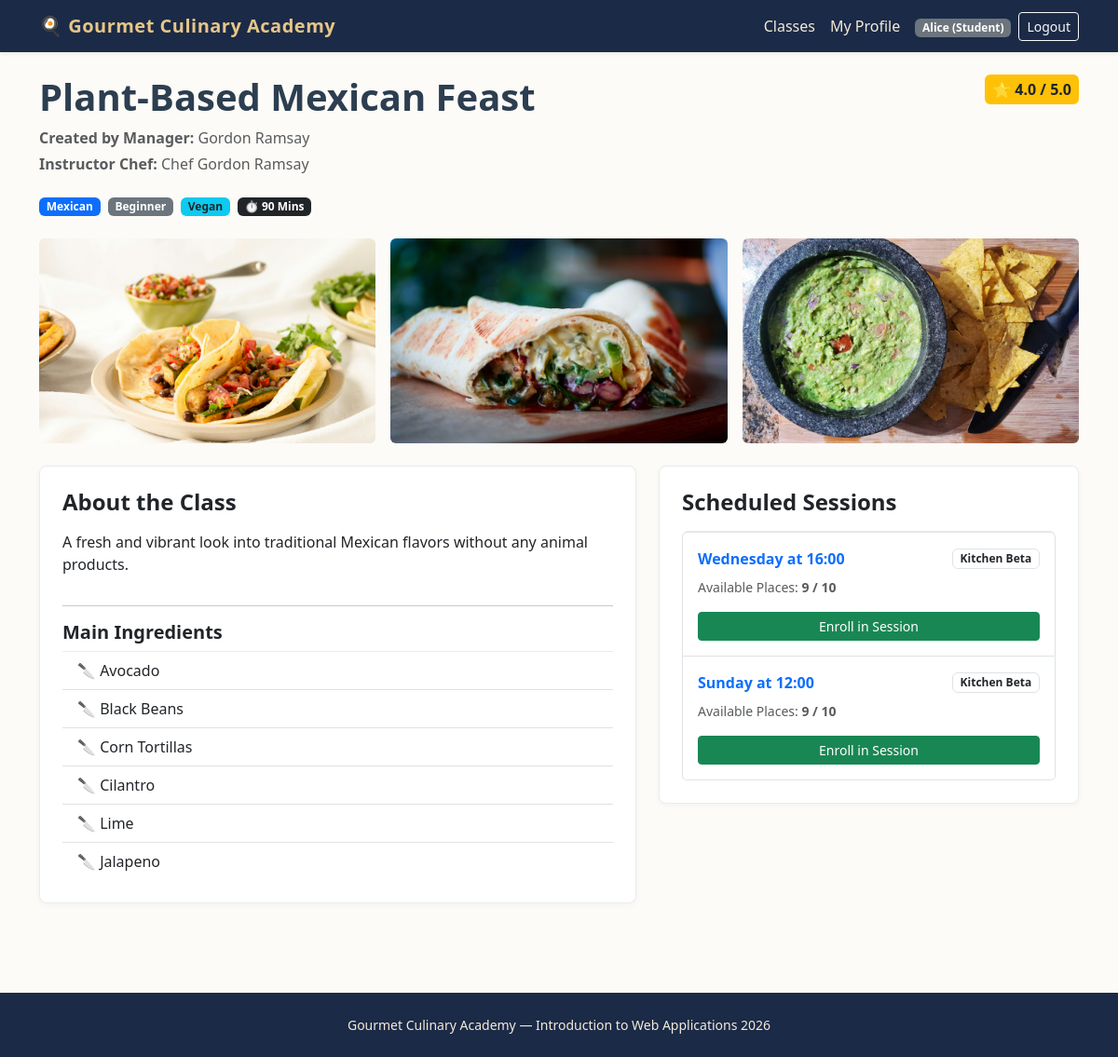
Page /class/3 (signed in) on the committed database.
### tables this page shows
CREATE TABLE users (
    id INTEGER PRIMARY KEY AUTOINCREMENT,
    email TEXT UNIQUE NOT NULL,
    first_name TEXT NOT NULL,
    last_name TEXT NOT NULL,
    password TEXT NOT NULL,
    role TEXT NOT NULL CHECK(role IN ('Manager', 'Student'))
);

CREATE TABLE cooking_classes (
    id INTEGER PRIMARY KEY AUTOINCREMENT,
    manager_id INTEGER NOT NULL,
    title TEXT NOT NULL UNIQUE,
    cuisine TEXT NOT NULL,
    difficulty TEXT NOT NULL CHECK(difficulty IN ('Beginner', 'Intermediate', 'Advanced')),
    duration INTEGER NOT NULL,
    dietary_category TEXT NOT NULL CHECK(dietary_category IN ('Standard', 'Vegetarian', 'Vegan', 'Gluten-free')),
    chef_name TEXT NOT NULL,
    ingredients TEXT NOT NULL, -- Virgülle ayrılmış en az 4 malzeme
    description TEXT NOT NULL,
    photo_1 TEXT NOT NULL,
    photo_2 TEXT NOT NULL,
    photo_3 TEXT NOT NULL,
    FOREIGN KEY (manager_id) REFERENCES users(id) ON DELETE CASCADE
);

CREATE TABLE class_sessions (
    id INTEGER PRIMARY KEY AUTOINCREMENT,
    class_id INTEGER NOT NULL,
    day_of_week TEXT NOT NULL CHECK(day_of_week IN ('Monday', 'Tuesday', 'Wednesday', 'Thursday', 'Friday', 'Saturday', 'Sunday')),
    start_time TEXT NOT NULL, -- HH:MM formatında
    kitchen_name TEXT NOT NULL,
    max_capacity INTEGER NOT NULL DEFAULT 10,
    FOREIGN KEY (class_id) REFERENCES cooking_classes(id) ON DELETE CASCADE
);

### routes/home_routes.py (the view)
@home_bp.route("/class/<int:class_id>")
def class_detail(class_id):
    class_data, sessions = get_class_by_id(class_id)
    if not class_data:
        return render_template("404.html"), 404
    return render_template("class_detail.html", class_data=class_data, sessions=sessions)

### app.py (called while the page is built)
@app.after_request
def add_header(response):
    response.headers["Cache-Control"] = (
        "no-store, no-cache, must-revalidate, post-check=0, pre-check=0, max-age=0"
    )
    response.headers["Pragma"] = "no-cache"
    response.headers["Expires"] = "-1"
    return response

@login_manager.user_loader
def load_user(user_id):
    row = get_user_by_id(user_id)
    if row:
        return User(
            user_id=row["id"],
            email=row["email"],
            first_name=row["first_name"],
            last_name=row["last_name"],
            role=row["role"]
        )
    return None

### dao/user_dao.py (called while the page is built)
def get_user_by_id(user_id):
    conn = get_db()
    cursor = conn.cursor()
    cursor.execute("SELECT * FROM users WHERE id = ?", (user_id,))
    user = cursor.fetchone()
    close_db(conn)
    return user

### database/database.py (called while the page is built)
def get_db():
    conn = sqlite3.connect(DATABASE, timeout=10.0)
    conn.row_factory = sqlite3.Row
    conn.execute("PRAGMA foreign_keys = ON")
    return conn

### utils.py (called while the page is built)
def get_current_simulated_datetime():
    now = datetime.now()
    try:
        simulated_day_str = getattr(config, "SIMULATED_DAY", "Monday")
        simulated_time_str = getattr(config, "SIMULATED_TIME", "09:00")
    except RuntimeError:
        return now
    try:
        sim_hour, sim_minute = map(int, simulated_time_str.split(":"))
    except (ValueError, AttributeError):
        sim_hour, sim_minute = 9, 0
    target_day_idx = DAYS_ORDER.get(simulated_day_str, now.isoweekday())
    current_day_idx = now.isoweekday()
    day_diff = target_day_idx - current_day_idx
    simulated_date = now.date() + timedelta(days=day_diff)
    return datetime.combine(simulated_date, datetime.min.time()).replace(
        hour=sim_hour, minute=sim_minute, second=0, microsecond=0
    )

def is_session_past(session_day, session_start_time):
    if not session_day or not session_start_time:
        return False
    sim_now = get_current_simulated_datetime()
    sim_day_idx = sim_now.isoweekday()  # 1 (Pazartesi) - 7 (Pazar)
    target_day_idx = DAYS_ORDER.get(session_day, 1)
    time_parts = str(session_start_time).strip().split(":")
    session_hour = int(time_parts[0])
    session_minute = int(time_parts[1])
    if sim_day_idx > target_day_idx:
        return True
    if sim_day_idx < target_day_idx:
        return False
    sim_total_minutes = sim_now.hour * 60 + sim_now.minute
    session_total_minutes = session_hour * 60 + session_minute
    return sim_total_minutes >= session_total_minutes

### templates/class_detail.html (shortened to what this page needs)
{% extends "base.html" %}
{% block content %}
<article class="mb-5">
    <header class="mb-4">
        <div class="d-flex justify-content-between align-items-start flex-wrap gap-2">
            <div>
                <h1 class="display-6 fw-bold mb-2">{{ class_data.title }}</h1>
                <p class="text-muted mb-1">
                     <strong>Created by Manager:</strong> {{ class_data.manager_name }}
                </p>
                <p class="text-muted">
                     <strong>Instructor Chef:</strong> {{ class_data.chef_name }}
                </p>
            </div>
            <div class="text-end">
                {% if class_data.total_ratings and class_data.total_ratings > 0 %}
                    <span class="badge bg-warning text-dark fs-6 p-2">⭐ {{ "%.1f"|format(class_data.avg_rating) }} / 5.0</span>
                {% else %}
                    <span class="badge bg-light text-muted border fs-6 p-2">No ratings yet</span>
                {% endif %}
            </div>
        </div>
        <div class="d-flex gap-2 flex-wrap mt-2">
            <span class="badge bg-primary">{{ class_data.cuisine }}</span>
            <span class="badge bg-secondary">{{ class_data.difficulty }}</span>
            <span class="badge bg-info text-dark">{{ class_data.dietary_category }}</span>
            <span class="badge bg-dark">⏱️ {{ class_data.duration }} Mins</span>
        </div>
    </header>
    <section class="row g-3 mb-4">
        <div class="col-md-4">
            <img src="{{ class_data.photo_1 }}" class="img-fluid w-100 gallery-img rounded" alt="Promotional Photo 1">
        </div>
        <div class="col-md-4">
            <img src="{{ class_data.photo_2 }}" class="img-fluid w-100 gallery-img rounded" alt="Promotional Photo 2">
        </div>
        <div class="col-md-4">
            <img src="{{ class_data.photo_3 }}" class="img-fluid w-100 gallery-img rounded" alt="Promotional Photo 3">
        </div>
    </section>
    <div class="row g-4">
        <section class="col-lg-7">
            <div class="card card-culinary p-4 mb-4">
                <h2 class="h4 fw-bold mb-3">About the Class</h2>
                <p class="card-text">{{ class_data.description }}</p>
                <hr>
                <h3 class="h5 fw-bold mb-2">Main Ingredients</h3>
                <ul class="list-group list-group-flush">
                    {% for ingredient in class_data.ingredients.split(',') %}
                        <li class="list-group-item bg-transparent">🔪 {{ ingredient.strip() }}</li>
                    {% endfor %}
                </ul>
            </div>
        </section>
        <section class="col-lg-5">
            <div class="card card-culinary p-4">
                <h2 class="h4 fw-bold mb-3">Scheduled Sessions</h2>
                {% if sessions %}
                    <div class="list-group">
                        {% for s in sessions %}
                            <div class="list-group-item d-flex flex-column gap-2 py-3">
                                <div class="d-flex justify-content-between align-items-center">
                                    <strong class="text-primary">{{ s.day_of_week }} at {{ s.start_time[:5] }}</strong>
                                    <span class="badge bg-outline-dark text-dark border">{{ s.kitchen_name }}</span>
                                </div>
                                <div class="d-flex justify-content-between align-items-center small text-muted">
                                    <span>Available Places: <strong>{{ s.available_slots }} / {{ s.max_capacity }}</strong></span>
                                </div>
                                {% if current_user.is_authenticated %}
                                    {% if current_user.role == 'Student' %}
                                        <form method="post" action="{{ url_for('student.enroll', session_id=s.id) }}" class="mt-2">
                                            {% if s.available_slots > 0 %}
                                                <button type="submit" class="btn btn-sm btn-success w-100">Enroll in Session</button>
                                            {% else %}
                                                <button type="submit" class="btn btn-sm btn-warning w-100">Join Waiting List</button>
                                            {% endif %}
                                        </form>
                                    {% endif %}
                                {% else %}
                                    <a href="{{ url_for('auth.login') }}" class="btn btn-sm btn-outline-secondary w-100 mt-2">Login to Enroll</a>
                                {% endif %}
                            </div>
                        {% endfor %}
                    </div>
                {% else %}
                    <p class="text-muted mb-0">No active sessions for this class yet.</p>
                {% endif %}
            </div>
        </section>
    </div>
</article>
{% endblock %}

### templates/base.html (shortened to what this page needs)
<!DOCTYPE html>
<html lang="en">
<head>
    <link href="https://cdn.jsdelivr.net/npm/bootstrap@5.3.3/dist/css/bootstrap.min.css" rel="stylesheet">
    <link rel="stylesheet" href="{{ url_for('static', filename='css/style.css') }}">
</head>
<body>
    <header>
        <nav class="navbar navbar-expand-lg navbar-dark bg-culinary shadow-sm">
            <div class="container">
                <a class="navbar-brand" href="{{ url_for('home.index') }}">🍳 Gourmet Culinary Academy</a>
                <section class="collapse navbar-collapse" id="mainNav">
                    <ul class="navbar-nav ms-auto align-items-center">
                        <li class="nav-item">
                            <a class="nav-link" href="{{ url_for('home.index') }}">Classes</a>
                        </li>
                        {% if current_user.is_authenticated %}
                            {% if current_user.role == 'Manager' %}
                                <li class="nav-item">
                                    <a class="nav-link" href="{{ url_for('manager.dashboard') }}">Dashboard</a>
                                </li>
                                <li class="nav-item">
                                    <a class="nav-link" href="{{ url_for('manager.create_class') }}">New Class</a>
                                </li>
                            {% else %}
                                <li class="nav-item">
                                    <a class="nav-link" href="{{ url_for('student.profile') }}">My Profile</a>
                                </li>
                            {% endif %}
                            <li class="nav-item ms-lg-2">
                                <span class="badge bg-secondary">{{ current_user.first_name }} ({{ current_user.role }})</span>
                            </li>
                            <li class="nav-item ms-lg-2">
                                <a class="btn btn-sm btn-outline-light" href="{{ url_for('auth.logout') }}">Logout</a>
                            </li>
                        {% endif %}
                    </ul>
                </section>
            </div>
        </nav>
    </header>
    <main class="container py-4">
        {% block content %}{% endblock %}
    </main>
    <footer class="site-footer text-center py-4 mt-auto">
        <div class="container">
            <p class="mb-0 small">Gourmet Culinary Academy — Introduction to Web Applications 2026</p>
        </div>
    </footer>
</body>
</html>

### static/css/style.css (style rules this page uses)
body { background-color: #fdfbf7; color: #2c3e50; font-family: "Segoe UI", Tahoma, Geneva, Verdana, sans-serif; min-height: 100vh; display: flex; flex-direction: column; }
main { flex: 1; }
.bg-culinary { background-color: #1b2a47; }
.navbar-dark .navbar-brand { color: #e6c687; font-weight: 700; letter-spacing: 0.5px; }
.navbar-dark .nav-link { color: #f4ebd9; }
.card-culinary { border: 1px solid #e9ecef; border-radius: 8px; transition: transform 0.15s ease, box-shadow 0.15s ease; box-shadow: 0 2px 6px rgba(0,0,0,0.04); }
.gallery-img { height: 220px; object-fit: cover; border-radius: 6px; }
.site-footer { background-color: #1b2a47; color: #f4ebd9; }

### rows in the picture
users: first_name "Alice", role "Student"
cooking_classes: title "Plant-Based Mexican Feast", chef_name "Chef Gordon Ramsay", cuisine "Mexican", difficulty "Beginner", dietary_category "Vegan", duration "90", photo_1 (picture), photo_2 (picture), photo_3 (picture), description "A fresh and vibrant look into traditional Mexican flavors without any animal products."
class_sessions: day_of_week "Wednesday", start_time "16:00", kitchen_name "Kitchen Beta", available_slots "9", max_capacity "10"
class_sessions: day_of_week "Sunday", start_time "12:00", kitchen_name "Kitchen Beta", available_slots "9", max_capacity "10"

### other values in the picture
{{ class_data.manager_name }} "Gordon Ramsay"
{{ "%.1f"|format(class_data.avg_rating) }} "4.0"
{{ ingredient.strip() }} "Avocado" "Black Beans" "Corn Tortillas" "Cilantro" "Lime" "Jalapeno"
